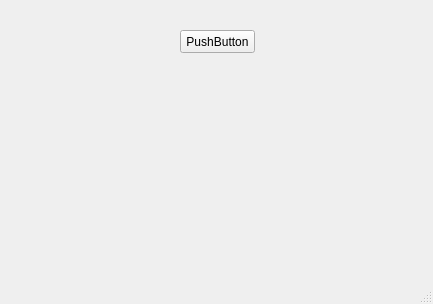
<?xml version="1.0" encoding="UTF-8"?>
<ui version="4.0">
 <class>MainWindow</class>
 <widget class="QMainWindow" name="MainWindow">
  <property name="geometry">
   <rect>
    <x>0</x>
    <y>0</y>
    <width>433</width>
    <height>304</height>
   </rect>
  </property>
  <property name="windowTitle">
   <string>MainWindow</string>
  </property>
  <widget class="QWidget" name="centralwidget">
   <widget class="QPushButton" name="pushButton">
    <property name="geometry">
     <rect>
      <x>180</x>
      <y>30</y>
      <width>75</width>
      <height>23</height>
     </rect>
    </property>
    <property name="text">
     <string>PushButton</string>
    </property>
   </widget>
  </widget>
  <widget class="QMenuBar" name="menubar">
   <property name="geometry">
    <rect>
     <x>0</x>
     <y>0</y>
     <width>433</width>
     <height>21</height>
    </rect>
   </property>
  </widget>
  <widget class="QStatusBar" name="statusbar"/>
 </widget>
 <resources/>
 <connections/>
</ui>
